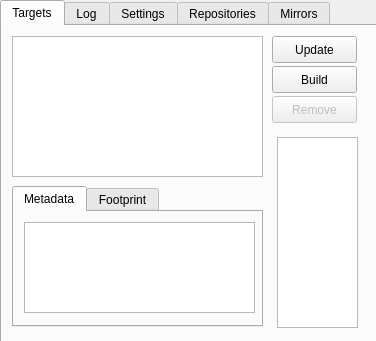
<?xml version="1.0" encoding="UTF-8"?>
<ui version="4.0">
 <class>MainWindow</class>
 <widget class="QMainWindow" name="MainWindow">
  <property name="geometry">
   <rect>
    <x>0</x>
    <y>0</y>
    <width>376</width>
    <height>341</height>
   </rect>
  </property>
  <property name="windowTitle">
   <string>Source Package Manager Qt GUI</string>
  </property>
  <property name="windowIcon">
   <iconset theme="system-software-update">
    <normaloff/>
   </iconset>
  </property>
  <property name="locale">
   <locale language="C" country="AnyCountry"/>
  </property>
  <widget class="QWidget" name="centralwidget">
   <widget class="QTabWidget" name="tabWidget">
    <property name="geometry">
     <rect>
      <x>0</x>
      <y>0</y>
      <width>381</width>
      <height>351</height>
     </rect>
    </property>
    <property name="locale">
     <locale language="C" country="AnyCountry"/>
    </property>
    <property name="tabShape">
     <enum>QTabWidget::Rounded</enum>
    </property>
    <property name="currentIndex">
     <number>0</number>
    </property>
    <widget class="QWidget" name="tab">
     <attribute name="title">
      <string>Targets</string>
     </attribute>
     <widget class="QPushButton" name="RemoveButton">
      <property name="enabled">
       <bool>false</bool>
      </property>
      <property name="geometry">
       <rect>
        <x>270</x>
        <y>70</y>
        <width>85</width>
        <height>27</height>
       </rect>
      </property>
      <property name="text">
       <string>Remove</string>
      </property>
     </widget>
     <widget class="QPushButton" name="BuildButton">
      <property name="enabled">
       <bool>true</bool>
      </property>
      <property name="geometry">
       <rect>
        <x>270</x>
        <y>40</y>
        <width>85</width>
        <height>27</height>
       </rect>
      </property>
      <property name="text">
       <string>Build</string>
      </property>
     </widget>
     <widget class="QListWidget" name="TargetsList">
      <property name="geometry">
       <rect>
        <x>10</x>
        <y>10</y>
        <width>251</width>
        <height>141</height>
       </rect>
      </property>
     </widget>
     <widget class="QPushButton" name="UpdateButton">
      <property name="enabled">
       <bool>true</bool>
      </property>
      <property name="geometry">
       <rect>
        <x>270</x>
        <y>10</y>
        <width>85</width>
        <height>27</height>
       </rect>
      </property>
      <property name="text">
       <string>Update</string>
      </property>
     </widget>
     <widget class="QListWidget" name="AliasesList">
      <property name="geometry">
       <rect>
        <x>275</x>
        <y>111</y>
        <width>81</width>
        <height>191</height>
       </rect>
      </property>
     </widget>
     <widget class="QTabWidget" name="tabWidget_2">
      <property name="geometry">
       <rect>
        <x>10</x>
        <y>160</y>
        <width>251</width>
        <height>141</height>
       </rect>
      </property>
      <property name="currentIndex">
       <number>0</number>
      </property>
      <widget class="QWidget" name="tab_8">
       <attribute name="title">
        <string>Metadata</string>
       </attribute>
       <widget class="QTextEdit" name="MetadataText">
        <property name="geometry">
         <rect>
          <x>10</x>
          <y>10</y>
          <width>231</width>
          <height>91</height>
         </rect>
        </property>
        <property name="readOnly">
         <bool>true</bool>
        </property>
       </widget>
      </widget>
      <widget class="QWidget" name="tab_7">
       <attribute name="title">
        <string>Footprint</string>
       </attribute>
       <widget class="QTextEdit" name="FootprintText">
        <property name="geometry">
         <rect>
          <x>0</x>
          <y>0</y>
          <width>241</width>
          <height>121</height>
         </rect>
        </property>
        <property name="readOnly">
         <bool>true</bool>
        </property>
       </widget>
      </widget>
     </widget>
    </widget>
    <widget class="QWidget" name="tab_2">
     <attribute name="title">
      <string>Log</string>
     </attribute>
     <widget class="QTextEdit" name="OutputText">
      <property name="geometry">
       <rect>
        <x>10</x>
        <y>10</y>
        <width>351</width>
        <height>291</height>
       </rect>
      </property>
      <property name="readOnly">
       <bool>true</bool>
      </property>
     </widget>
    </widget>
    <widget class="QWidget" name="tab_3">
     <attribute name="title">
      <string>Settings</string>
     </attribute>
     <widget class="QLineEdit" name="CacheDirEdit">
      <property name="geometry">
       <rect>
        <x>10</x>
        <y>30</y>
        <width>161</width>
        <height>22</height>
       </rect>
      </property>
     </widget>
     <widget class="QLineEdit" name="BuildDirEdit">
      <property name="geometry">
       <rect>
        <x>10</x>
        <y>80</y>
        <width>161</width>
        <height>22</height>
       </rect>
      </property>
     </widget>
     <widget class="QLabel" name="label">
      <property name="geometry">
       <rect>
        <x>10</x>
        <y>10</y>
        <width>161</width>
        <height>16</height>
       </rect>
      </property>
      <property name="text">
       <string>Cache directory</string>
      </property>
     </widget>
     <widget class="QLabel" name="label_2">
      <property name="geometry">
       <rect>
        <x>10</x>
        <y>60</y>
        <width>161</width>
        <height>16</height>
       </rect>
      </property>
      <property name="text">
       <string>Build directory</string>
      </property>
     </widget>
     <widget class="QLineEdit" name="IgnoreTargetsEdit">
      <property name="geometry">
       <rect>
        <x>10</x>
        <y>130</y>
        <width>161</width>
        <height>22</height>
       </rect>
      </property>
      <property name="text">
       <string/>
      </property>
     </widget>
     <widget class="QLabel" name="label_4">
      <property name="geometry">
       <rect>
        <x>10</x>
        <y>110</y>
        <width>161</width>
        <height>16</height>
       </rect>
      </property>
      <property name="text">
       <string>Ignore targets</string>
      </property>
     </widget>
     <widget class="QSpinBox" name="ConnectionTimeoutBox">
      <property name="geometry">
       <rect>
        <x>10</x>
        <y>180</y>
        <width>161</width>
        <height>22</height>
       </rect>
      </property>
     </widget>
     <widget class="QLabel" name="label_5">
      <property name="geometry">
       <rect>
        <x>10</x>
        <y>160</y>
        <width>161</width>
        <height>16</height>
       </rect>
      </property>
      <property name="text">
       <string>Connection timeout</string>
      </property>
     </widget>
     <widget class="QCheckBox" name="StripSharedBox">
      <property name="geometry">
       <rect>
        <x>190</x>
        <y>10</y>
        <width>161</width>
        <height>19</height>
       </rect>
      </property>
      <property name="text">
       <string>Strip shared</string>
      </property>
      <property name="tristate">
       <bool>false</bool>
      </property>
     </widget>
     <widget class="QCheckBox" name="StripStaticBox">
      <property name="geometry">
       <rect>
        <x>190</x>
        <y>30</y>
        <width>161</width>
        <height>19</height>
       </rect>
      </property>
      <property name="text">
       <string>Strip static</string>
      </property>
     </widget>
     <widget class="QCheckBox" name="IgnoreMissingBox">
      <property name="geometry">
       <rect>
        <x>190</x>
        <y>50</y>
        <width>161</width>
        <height>19</height>
       </rect>
      </property>
      <property name="text">
       <string>Ignore missing</string>
      </property>
     </widget>
     <widget class="QCheckBox" name="ConflictsBox">
      <property name="geometry">
       <rect>
        <x>190</x>
        <y>70</y>
        <width>161</width>
        <height>19</height>
       </rect>
      </property>
      <property name="text">
       <string>Check for conflicts</string>
      </property>
     </widget>
     <widget class="QCheckBox" name="BackupBox">
      <property name="geometry">
       <rect>
        <x>190</x>
        <y>90</y>
        <width>161</width>
        <height>19</height>
       </rect>
      </property>
      <property name="text">
       <string>Backup files</string>
      </property>
     </widget>
     <widget class="QCheckBox" name="ScriptsBox">
      <property name="geometry">
       <rect>
        <x>190</x>
        <y>110</y>
        <width>161</width>
        <height>19</height>
       </rect>
      </property>
      <property name="text">
       <string>Execute scripts</string>
      </property>
     </widget>
     <widget class="QCheckBox" name="ExternalFetcherBox">
      <property name="geometry">
       <rect>
        <x>190</x>
        <y>150</y>
        <width>161</width>
        <height>19</height>
       </rect>
      </property>
      <property name="text">
       <string>External fetcher</string>
      </property>
     </widget>
     <widget class="QCheckBox" name="UseMirrorsBox">
      <property name="geometry">
       <rect>
        <x>190</x>
        <y>130</y>
        <width>161</width>
        <height>19</height>
       </rect>
      </property>
      <property name="text">
       <string>Use mirrors</string>
      </property>
     </widget>
     <widget class="QCheckBox" name="StripBinariesBox">
      <property name="geometry">
       <rect>
        <x>190</x>
        <y>190</y>
        <width>161</width>
        <height>19</height>
       </rect>
      </property>
      <property name="text">
       <string>Strip binaries</string>
      </property>
     </widget>
     <widget class="QCheckBox" name="CompressManBox">
      <property name="geometry">
       <rect>
        <x>190</x>
        <y>170</y>
        <width>161</width>
        <height>19</height>
       </rect>
      </property>
      <property name="text">
       <string>Compress manuals</string>
      </property>
     </widget>
    </widget>
    <widget class="QWidget" name="tab_4">
     <attribute name="title">
      <string>Repositories</string>
     </attribute>
     <widget class="QPushButton" name="SyncRepoButton">
      <property name="geometry">
       <rect>
        <x>140</x>
        <y>280</y>
        <width>85</width>
        <height>27</height>
       </rect>
      </property>
      <property name="text">
       <string>Sync</string>
      </property>
     </widget>
     <widget class="QTextEdit" name="ReposEdit">
      <property name="geometry">
       <rect>
        <x>10</x>
        <y>10</y>
        <width>351</width>
        <height>261</height>
       </rect>
      </property>
     </widget>
    </widget>
    <widget class="QWidget" name="tab_5">
     <attribute name="title">
      <string>Mirrors</string>
     </attribute>
     <widget class="QTextEdit" name="MirrorsEdit">
      <property name="geometry">
       <rect>
        <x>10</x>
        <y>10</y>
        <width>351</width>
        <height>291</height>
       </rect>
      </property>
     </widget>
    </widget>
   </widget>
  </widget>
 </widget>
 <resources/>
 <connections/>
</ui>
